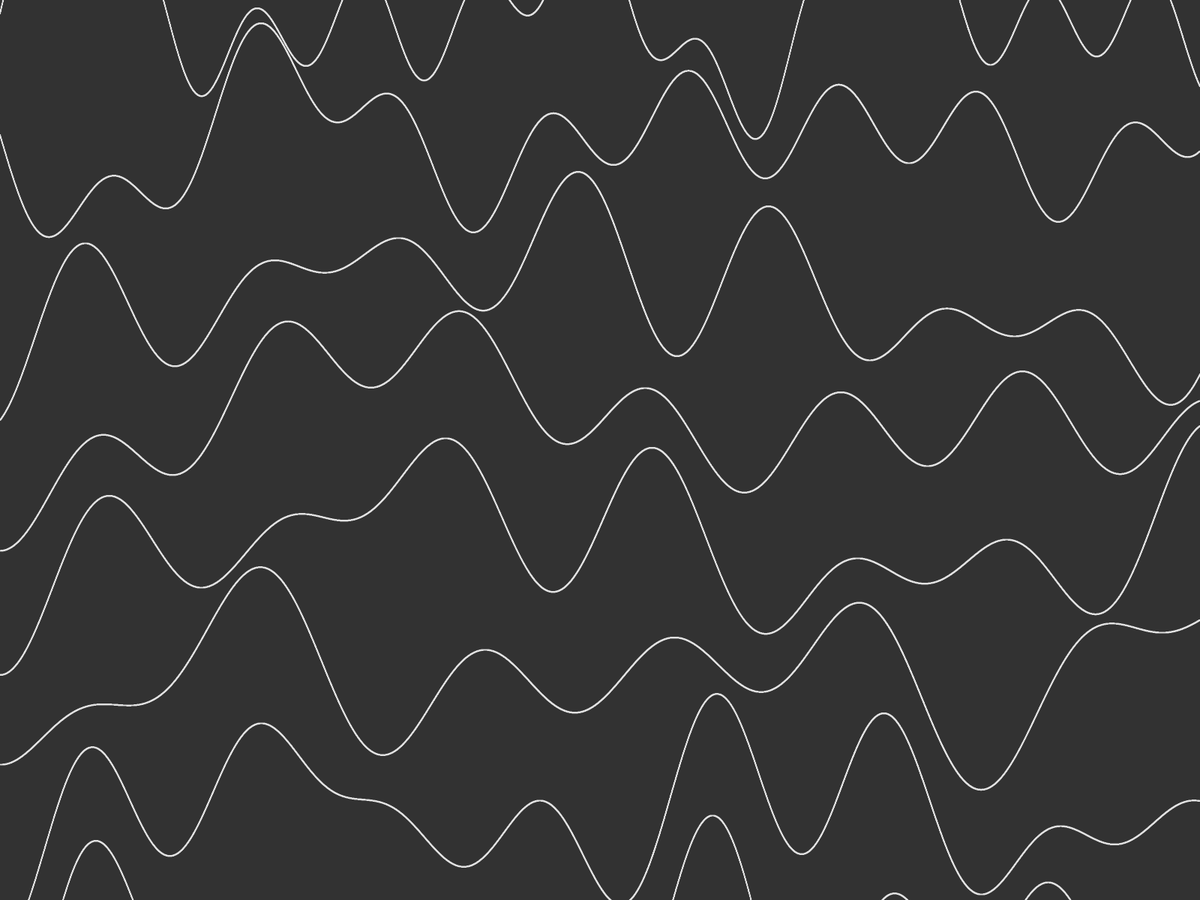
Frame 1 (no input)
Frame 60 (the mouse pressed at the canvas centre just before this capture): identical to frame 1, image omitted
Frame 120 (the mouse held since frame 60 and released just before this capture): identical to frame 1, image omitted

The Processing sketch that drew this single still picture (run headless with seeded random() and noise(); from frame 60 on, the mouse is pressed at the canvas centre):

// Processing sketch: first_transformation
// ── first_transformation.pde
void setup()
{
  fullScreen();
  //size(500,300);
  background(50);
  //line(0,0,500,300);
  
  stroke(225);
  strokeWeight(1);
  float x = 0.0;
  float y = 0.0;
 
  
  //1
  while (x < width)
  {
    float h1 = height * 0.05;
    float h2 = height * 0.005;
    float convertedX = map(x, 0.0, float(width), 0.0, 3 * PI); //takes a number and sets it in a given range/scale
    float y1 = -h1 * sin(7.1 * convertedX) + h2;
    float y2 = -h1 * sin(1.9 * convertedX) + h2;
    float y3 = -h1 * sin(3.0 * convertedX) + h2;
    y = y1 + y2 + y3;
    ellipse(x, y, 0.75, 0.75);
    x = x + 0.1;
  }
  
  x = 0.0;
  //2
  while (x < width)
  {
    float h1 = height * 0.05;
    float h2 = height * 0.05;
    float convertedX = map(x, 0.0, float(width), 0.0, 3 * PI);
    float y1 = -h1 * sin(-5.5 * convertedX) + h2;
    float y2 = -h1 * sin(-1.8 * convertedX) + h2;
    float y3 = -h1 * sin(-2.3 * convertedX) + h2;
    y = y1 + y2 + y3;
    ellipse(x, y, 0.75, 0.75);
    x = x + 0.1;
 }
 
  x = 0.0; 
  //3
  while (x < width)
  {
    float h1 = height * 0.05;
    float h2 = height * 0.11;
    float convertedX = map(x, 0.0, float(width), 0.0, 4 * PI);
    float y1 = -h1 * sin(3.5 * convertedX - 20) + h2;
    float y2 = -h1 * sin(0.5 * convertedX - 20) + h2;
    float y3 = -h1 * sin(2.6 * convertedX - 20) + h2;
    y = y1 + y2 + y3;
    ellipse(x, y, 0.75, 0.75);
    x = x + 0.1;
 }

 x = 0.0; 
  //4
  while (x < width)
  {
    float h1 = height * 0.05;
    float h2 = height * 0.154;
    float convertedX = map(x, 0.0, float(width), 0.0, 3 * PI);
    float y1 = -h1 * sin(-0.8 * convertedX + 11) + h2;
    float y2 = -h1 * sin(-4.3 * convertedX + 11) + h2;
    float y3 = -h1 * sin(-1.2 * convertedX + 11) + h2;
    y = y1 + y2 + y3;
    ellipse(x, y, 0.75, 0.75);
    x = x + 0.1;
  }
  
  x = 0.0;
    //5
  while (x < width)
  {
    float h1 = height * 0.05;
    float h2 = height * 0.20;
    float convertedX = map(x, 0.0, float(width), 0.0, 3 * PI);
    float y1 = -h1 * sin(3.0 * convertedX + 11) + h2;
    float y2 = -h1 * sin(-4.3 * convertedX + 11) + h2;
    float y3 = -h1 * sin(-0.9 * convertedX + 11) + h2;
    y = y1 + y2 + y3;
    ellipse(x, y, 0.75, 0.75);
    x = x + 0.1;
  }
  
    x = 0.0;
    //6
  while (x < width)
  {
    float h1 = height * 0.05;
    float h2 = height * 0.25;
    float convertedX = map(x, 0.0, float(width), 0.0, 3 * PI);
    float y1 = -h1 * sin(2.45 * convertedX + 10.15) + h2;
    float y2 = -h1 * sin(1.8 * convertedX + 10.15) + h2;
    float y3 = -h1 * sin(-4.0 * convertedX + 10.15) + h2;
    y = y1 + y2 + y3;
    ellipse(x, y, 0.75, 0.75);
    x = x + 0.1;
  }
  
    x = 0.0;
    //7
  while (x < width)
  {
    float h1 = height * 0.05;
    float h2 = height * 0.3;
    float convertedX = map(x, 0.0, float(width), 0.0, 3.5 * PI);
    float y1 = -h1 * sin(-4.3 * convertedX + 11) + h2;
    float y2 = -h1 * sin(1.3 * convertedX + 11) + h2;
    float y3 = -h1 * sin(-3.4 * convertedX + 11) + h2;
    y = y1 + y2 + y3;
    ellipse(x, y, 0.75, 0.75);
    x = x + 0.1;
  }
  
      x = 0.0;
    //8
  while (x < width)
  {
    float h1 = height * 0.05;
    float h2 = height * 0.35;
    float convertedX = map(x, 0.0, float(width), 0.0, 3 * PI);
    float y1 = -h1 * sin(4.0 * convertedX + 11) + h2;
    float y2 = -h1 * sin(-2.8 * convertedX + 11) + h2;
    float y3 = -h1 * sin(-5.0 * convertedX + 11) + h2;
    y = y1 + y2 + y3;
    ellipse(x, y, 0.75, 0.75);
    x = x + 0.1;
  }
}
void draw()
{
  
}
